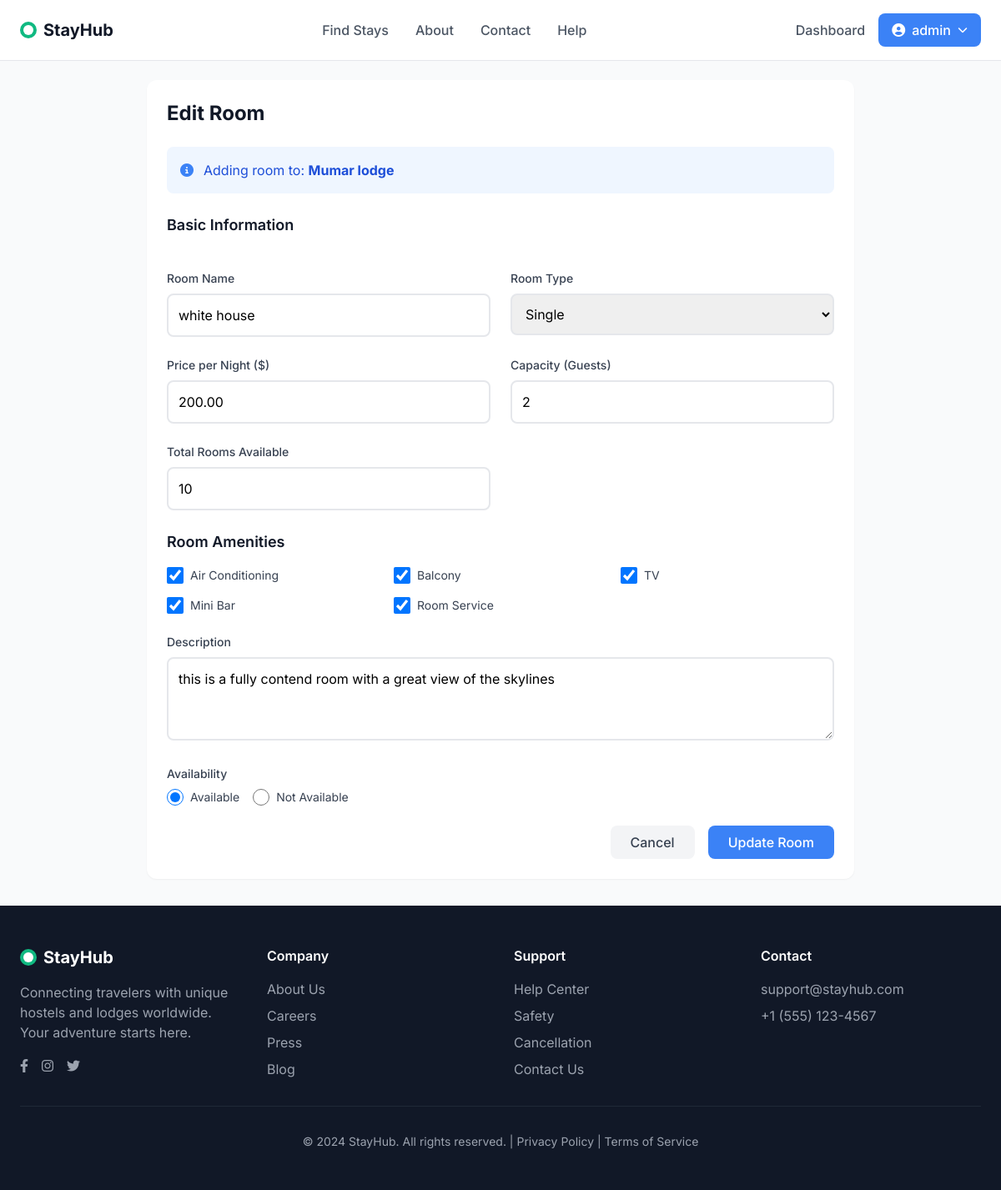
Screenshot of /room/1/edit/ (signed in) with the database file from the repository.
### accounts/models.py (models this page shows, shortened)
class User(AbstractUser):
    ROLE_CHOICES = [
        ('admin', 'Admin'),
        ('vendor', 'Vendor'),
        ('customer', 'Customer'),
    ]
    role = models.CharField(max_length=20, choices=ROLE_CHOICES, default='guest')
    email = models.EmailField(unique=True)
    otp_code = models.CharField(max_length=6, blank=True, null=True)  # Add this field
    is_active = models.BooleanField(default=False)
    profile_picture = models.ImageField(upload_to='profile_pictures/', null=True, blank=True)
    phone_number = models.CharField(max_length=15, blank=True)
    company_name = models.CharField(max_length=100, blank=True)
    company_website = models.URLField(blank=True)
    bio = models.TextField(blank=True)
    is_host = models.BooleanField(default=False)
    USERNAME_FIELD = 'email'
    REQUIRED_FIELDS = ['username']

### properties/models.py (models this page shows, shortened)
class Property(models.Model):
    PROPERTY_TYPES = (
        ('hotel', 'Hotel'),
        ('lodge', 'Lodge'),
        ('motel', 'Motel'),
        ('guesthouse', 'Guest House'),
    )
    owner = models.ForeignKey(User, on_delete=models.CASCADE)
    name = models.CharField(max_length=200)
    property_type = models.CharField(max_length=20, choices=PROPERTY_TYPES)
    description = models.TextField()
    address = models.TextField()
    city = models.CharField(max_length=100)
    state = models.CharField(max_length=100)
    country = models.CharField(max_length=100)
    postal_code = models.CharField(max_length=20)
    latitude = models.DecimalField(max_digits=9, decimal_places=6, null=True, blank=True)
    longitude = models.DecimalField(max_digits=9, decimal_places=6, null=True, blank=True)
    wifi = models.BooleanField(default=False)
    parking = models.BooleanField(default=False)
    restaurant = models.BooleanField(default=False)
    gym = models.BooleanField(default=False)
    pool = models.BooleanField(default=False)
    spa = models.BooleanField(default=False)
    pets_allowed = models.BooleanField(default=False)
    phone = models.CharField(max_length=15)
    email = models.EmailField()
    website = models.URLField(blank=True)
    is_active = models.BooleanField(default=True)
    is_featured = models.BooleanField(default=False)
    created_at = models.DateTimeField(auto_now_add=True)
    updated_at = models.DateTimeField(auto_now=True)
    """@property
    def min_price(self):
        rooms = self.room_set.all()
        if rooms:
            return min(room.price_per_night for room in rooms)
        return 0"""

class Room(models.Model):
    ROOM_TYPES = (
        ('single', 'Single'),
        ('double', 'Double'),
        ('twin', 'Twin'),
        ('suite', 'Suite'),
        ('family', 'Family'),
        ('deluxe', 'Deluxe'),
    )
    property = models.ForeignKey(Property, on_delete=models.CASCADE)
    room_type = models.CharField(max_length=20, choices=ROOM_TYPES)
    name = models.CharField(max_length=100)
    description = models.TextField()
    price_per_night = models.DecimalField(max_digits=10, decimal_places=2)
    capacity = models.PositiveIntegerField()
    total_rooms = models.PositiveIntegerField(default=1)
    air_conditioning = models.BooleanField(default=False)
    balcony = models.BooleanField(default=False)
    tv = models.BooleanField(default=False)
    mini_bar = models.BooleanField(default=False)
    room_service = models.BooleanField(default=False)
    is_available = models.BooleanField(default=True)

### properties/views.py (the view, shortened to what this page needs)
# urls.py: path('room/<int:pk>/edit/',views.RoomUpdateView.as_view(),name='room_update'),
class RoomUpdateView(UpdateView):
    model = Room
    form_class = RoomForm
    template_name = 'properties/room_form.html'
    def get_queryset(self):
        return Room.objects.filter(property__owner=self.request.user)
    def get_context_data(self, **kwargs):
        context = super().get_context_data(**kwargs)
        context['property'] = self.object.property if self.object else None
        return context

### properties/forms.py
class RoomForm(forms.ModelForm):
    class Meta:
        model = Room
        fields = [
            'name', 'room_type', 'description', 'price_per_night',
            'capacity', 'total_rooms', 'air_conditioning', 'balcony',
            'tv', 'mini_bar', 'room_service'
        ]
        widgets = {
            'description': forms.Textarea(attrs={'rows': 3, 'class': 'form-control'}),
            'name': forms.TextInput(attrs={'class': 'form-control', 'placeholder': 'Enter room name'}),
            'price_per_night': forms.NumberInput(attrs={'class': 'form-control', 'min': '0', 'step': '0.01'}),
            'capacity': forms.NumberInput(attrs={'class': 'form-control', 'min': '1'}),
            'total_rooms': forms.NumberInput(attrs={'class': 'form-control', 'min': '1'}),
            'room_type': forms.Select(attrs={'class': 'form-control'}),
        }
        help_text = {
            'capacity': 'Maximum number of guests allowed',
            'total_rooms': 'Number of rooms of this type available',
            'price_per_night': 'Price per night in USD',
        }

### templates/properties/room_form.html (shortened to what this page needs)
{% extends "base.html" %}
{% load static %}
{% block content %}
<div class="max-w-4xl mx-auto px-6 py-8">
    <div class="bg-white rounded-xl shadow-sm p-6">
        <h1 class="text-2xl font-bold text-gray-900 mb-6">
            {% if form.instance.pk %}Edit Room{% else %}Add New Room{% endif %}
        </h1>
        <div class="mb-6 p-4 bg-blue-50 rounded-lg">
            <div class="flex items-center">
                <i class="fas fa-info-circle text-blue-500 mr-3"></i>
                <p class="text-blue-700">Adding room to: <strong>{{ property.name }}</strong></p>
            </div>
        </div>
        <form method="post" enctype="multipart/form-data">
            <div class="grid grid-cols-1 md:grid-cols-2 gap-6 mb-6">
                <div class="md:col-span-2">
                    <h2 class="text-lg font-semibold text-gray-900 mb-4">Basic Information</h2>
                </div>
                <div>
                    <label class="block text-sm font-medium text-gray-700 mb-2">Room Name</label>
                    {{ form.name }}
                </div>
                <div>
                    <label class="block text-sm font-medium text-gray-700 mb-2">Room Type</label>
                    {{ form.room_type }}
                </div>
                <div>
                    <label class="block text-sm font-medium text-gray-700 mb-2">Price per Night ($)</label>
                    {{ form.price_per_night }}
                </div>
                <div>
                    <label class="block text-sm font-medium text-gray-700 mb-2">Capacity (Guests)</label>
                    {{ form.capacity }}
                </div>
                <div>
                    <label class="block text-sm font-medium text-gray-700 mb-2">Total Rooms Available</label>
                    {{ form.total_rooms }}
                </div>
            </div>
            <div class="mb-6">
                <h2 class="text-lg font-semibold text-gray-900 mb-4">Room Amenities</h2>
                <div class="grid grid-cols-2 md:grid-cols-3 gap-4">
                    <div class="flex items-center">
                        {{ form.air_conditioning }}
                        <label for="{{ form.air_conditioning.id_for_label }}" class="ml-2 text-sm text-gray-700">Air Conditioning</label>
                    </div>
                    <div class="flex items-center">
                        {{ form.balcony }}
                        <label for="{{ form.balcony.id_for_label }}" class="ml-2 text-sm text-gray-700">Balcony</label>
                    </div>
                    <div class="flex items-center">
                        {{ form.tv }}
                        <label for="{{ form.tv.id_for_label }}" class="ml-2 text-sm text-gray-700">TV</label>
                    </div>
                    <div class="flex items-center">
                        {{ form.mini_bar }}
                        <label for="{{ form.mini_bar.id_for_label }}" class="ml-2 text-sm text-gray-700">Mini Bar</label>
                    </div>
                    <div class="flex items-center">
                        {{ form.room_service }}
                        <label for="{{ form.room_service.id_for_label }}" class="ml-2 text-sm text-gray-700">Room Service</label>
                    </div>
                </div>
            </div>
            <div class="mb-6">
                <label class="block text-sm font-medium text-gray-700 mb-2">Description</label>
                {{ form.description }}
            </div>
            <div class="mb-6">
                <label class="block text-sm font-medium text-gray-700 mb-2">Availability</label>
                <div class="flex items-center space-x-4">
                    <div class="flex items-center">
                        <input type="radio" id="available" name="is_available" value="true"
                               {% if form.instance.is_available or not form.instance.pk %}checked{% endif %} class="mr-2">
                        <label for="available" class="text-sm text-gray-700">Available</label>
                    </div>
                    <div class="flex items-center">
                        <input type="radio" id="not_available" name="is_available" value="false"
                               {% if not form.instance.is_available and form.instance.pk %}checked{% endif %} class="mr-2">
                        <label for="not_available" class="text-sm text-gray-700">Not Available</label>
                    </div>
                </div>
            </div>
            <div class="flex justify-end space-x-4">
                <a href="{% url 'properties:vendor_property_detail' property.pk %}"
                   class="bg-gray-100 text-gray-700 px-6 py-2 rounded-lg font-medium hover:bg-gray-200 transition-colors">
                    Cancel
                </a>
                <button type="submit" class="bg-primary-500 text-white px-6 py-2 rounded-lg font-medium hover:bg-primary-600 transition-colors">
                    {% if form.instance.pk %}Update Room{% else %}Add Room{% endif %}
                </button>
            </div>
        </form>
    </div>
</div>
{% endblock %}

### templates/base.html (shortened to what this page needs)
{% load static %}
<!DOCTYPE html>
<html lang="en">
<head>
    <script src="https://cdn.tailwindcss.com"></script>
    <link rel="stylesheet" href="https://cdnjs.cloudflare.com/ajax/libs/font-awesome/6.4.0/css/all.min.css">
</head>
<body class="bg-gray-50" x-data="{ mobileMenuOpen: false }">
    <header class="fixed w-full bg-white bg-opacity-95 backdrop-blur-sm z-50 py-4 px-6 border-b border-gray-200">
        <div class="max-w-7xl mx-auto flex justify-between items-center">
            <a href="{% url 'properties:home' %}" class="flex items-center gap-2 text-xl font-bold text-gray-900">
                <div class="w-5 h-5 bg-accent-500 rounded-full relative">
                    <div class="absolute inset-1 bg-white rounded-full"></div>
                </div>
                StayHub
            </a>
            <nav class="hidden md:flex items-center gap-8">
                <a href="{% url 'properties:property_list' %}" class="text-gray-600 hover:text-gray-900 font-medium transition-colors">Find Stays</a>
                <a href="#" class="text-gray-600 hover:text-gray-900 font-medium transition-colors">About</a>
                <a href="#" class="text-gray-600 hover:text-gray-900 font-medium transition-colors">Contact</a>
                <a href="#" class="text-gray-600 hover:text-gray-900 font-medium transition-colors">Help</a>
            </nav>
            <div class="flex items-center gap-4">
                {% if user.is_authenticated %}
                    {% if user.role == 'vendor' %}
                        <a href="{% url 'properties:vendor_dashboard' %}" class="hidden md:block text-gray-600 hover:text-gray-900 font-medium transition-colors">
                            Dashboard
                        </a>
                    {% endif %}
                    <div x-data="{ open: false }" class="relative">
                        <button @click="open = !open" class="flex items-center gap-2 bg-primary-500 text-white px-4 py-2 rounded-lg font-medium hover:bg-primary-600 transition-colors">
                            <i class="fas fa-user-circle"></i>
                            {{ user.get_full_name|default:user.username|truncatechars:12 }}
                            <i class="fas fa-chevron-down text-xs"></i>
                        </button>
                    </div>
                {% endif %}
            </div>
        </div>
    </header>
    <main class="pt-16">
        {% block content %}
        {% endblock %}
    </main>
    <footer class="bg-gray-900 text-white py-12 px-6">
        <div class="max-w-7xl mx-auto grid grid-cols-1 md:grid-cols-4 gap-8">
            <div>
                <div class="flex items-center gap-2 text-xl font-bold mb-4">
                    <div class="w-5 h-5 bg-accent-500 rounded-full relative">
                        <div class="absolute inset-1 bg-white rounded-full"></div>
                    </div>
                    StayHub
                </div>
                <p class="text-gray-400 mb-4">Connecting travelers with unique hostels and lodges worldwide. Your adventure starts here.</p>
                <div class="flex gap-4">
                    <a href="#" class="text-gray-400 hover:text-white transition-colors">
                        <i class="fab fa-facebook-f"></i>
                    </a>
                    <a href="#" class="text-gray-400 hover:text-white transition-colors">
                        <i class="fab fa-instagram"></i>
                    </a>
                    <a href="#" class="text-gray-400 hover:text-white transition-colors">
                        <i class="fab fa-twitter"></i>
                    </a>
                </div>
            </div>
            <div>
                <h4 class="font-semibold mb-4">Company</h4>
                <ul class="space-y-2">
                    <li><a href="#" class="text-gray-400 hover:text-white transition-colors">About Us</a></li>
                    <li><a href="#" class="text-gray-400 hover:text-white transition-colors">Careers</a></li>
                    <li><a href="#" class="text-gray-400 hover:text-white transition-colors">Press</a></li>
                    <li><a href="#" class="text-gray-400 hover:text-white transition-colors">Blog</a></li>
                </ul>
            </div>
            <div>
                <h4 class="font-semibold mb-4">Support</h4>
                <ul class="space-y-2">
                    <li><a href="#" class="text-gray-400 hover:text-white transition-colors">Help Center</a></li>
                    <li><a href="#" class="text-gray-400 hover:text-white transition-colors">Safety</a></li>
                    <li><a href="#" class="text-gray-400 hover:text-white transition-colors">Cancellation</a></li>
                    <li><a href="#" class="text-gray-400 hover:text-white transition-colors">Contact Us</a></li>
                </ul>
            </div>
            <div>
                <h4 class="font-semibold mb-4">Contact</h4>
                <ul class="space-y-2">
                    <li><a href="mailto:support@stayhub.com" class="text-gray-400 hover:text-white transition-colors">support@stayhub.com</a></li>
                    <li><a href="tel:+15551234567" class="text-gray-400 hover:text-white transition-colors">+1 (555) 123-4567</a></li>
                </ul>
            </div>
        </div>
        <div class="max-w-7xl mx-auto border-t border-gray-800 mt-8 pt-8 text-center text-gray-400 text-sm">
            <p>© 2024 StayHub. All rights reserved. | <a href="#" class="hover:text-white transition-colors">Privacy Policy</a> | <a href="#" class="hover:text-white transition-colors">Terms of Service</a></p>
        </div>
    </footer>
</body>
</html>

### templates/base.html (style rules this page uses)
body { font-family: 'Inter', sans-serif; }

### templates/properties/room_form.html (style rules this page uses)
input[type="text"], input[type="number"], select, textarea { width: 100%; padding: 0.75rem; border: 2px solid #e5e7eb; border-radius: 0.5rem; transition: border-color 0.3s ease; }
input[type="checkbox"] { width: 1.25rem; height: 1.25rem; border: 2px solid #e5e7eb; border-radius: 0.25rem; }
input[type="checkbox"]:checked { background-color: #3B82F6; border-color: #3B82F6; }
input[type="radio"] { width: 1.25rem; height: 1.25rem; border: 2px solid #e5e7eb; }
input[type="radio"]:checked { background-color: #3B82F6; border-color: #3B82F6; }

### rows the page displays
User: get_full_name "admin"
Property: name "Mumar lodge"
Room: name "white house", room_type "Single", price_per_night "200.00", capacity "2", total_rooms "10", air_conditioning "☑", balcony "☑", tv "☑", mini_bar "☑", room_service "☑", description "this is a fully contend room with a great view of the skylines", is_available "☑ Available", is_available "☐ Not Available"
